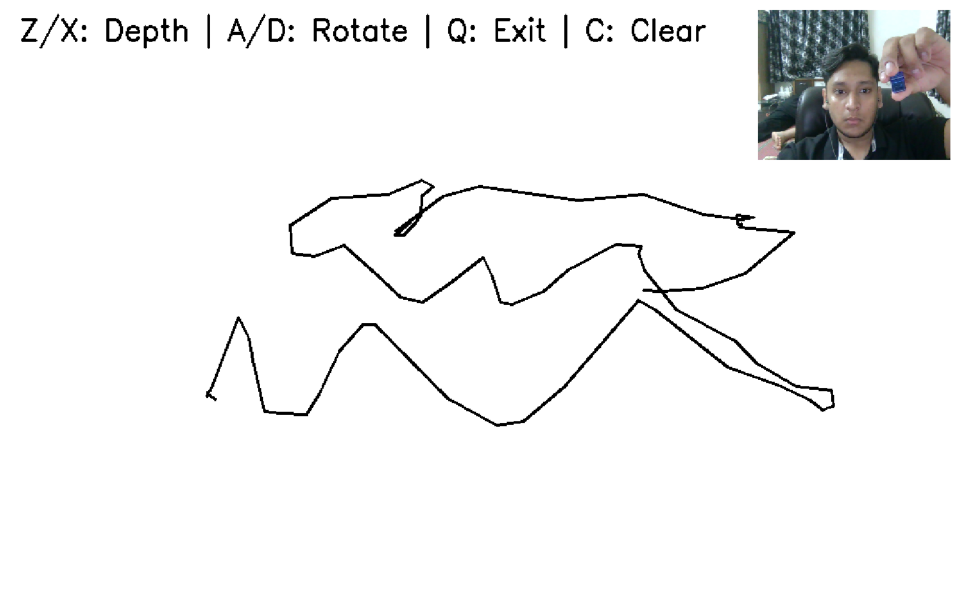
#> input picture assets/air_drawing.png, 1919 x 1199 px, given in place of the camera (shown at 1/2 size)
$ python air_drawing_app.py
#> lines starting #> are read from the running program, lines starting #| are printed output that depends on the picture; after the words box and inside, x2 and y2 are one past the last pixel; in counts of white or black regions, pixels touching at a corner belong together
import cv2
import numpy as np
import math

cap = cv2.VideoCapture(0)

lower_color = np.array([100, 150, 50])
upper_color = np.array([140, 255, 255])

points = []  # (x, y, z)
current_z = 0
angle = 0

screen_h, screen_w = 600, 1000

cv2.namedWindow("3D Drawing", cv2.WND_PROP_FULLSCREEN)
cv2.setWindowProperty("3D Drawing", cv2.WND_PROP_FULLSCREEN, cv2.WINDOW_FULLSCREEN)

canvas = np.ones((screen_h, screen_w, 3), dtype=np.uint8) * 255


def rotate(x, y, z, angle):
    cos_a = math.cos(angle)
    sin_a = math.sin(angle)
    x_new = x * cos_a - z * sin_a
    z_new = x * sin_a + z * cos_a
    return x_new, y, z_new


def project(x, y, z):
    f = 300
    z += 400
    px = int((x * f) / z + screen_w // 2)
    py = int((y * f) / z + screen_h // 2)
    return px, py


while True:
    ret, frame = cap.read()
#> frame is the input picture: shape (1199, 1919, 3); mean B, G, R 242.2, 242.2, 242
    if not ret:
        break

    frame = cv2.flip(frame, 1)
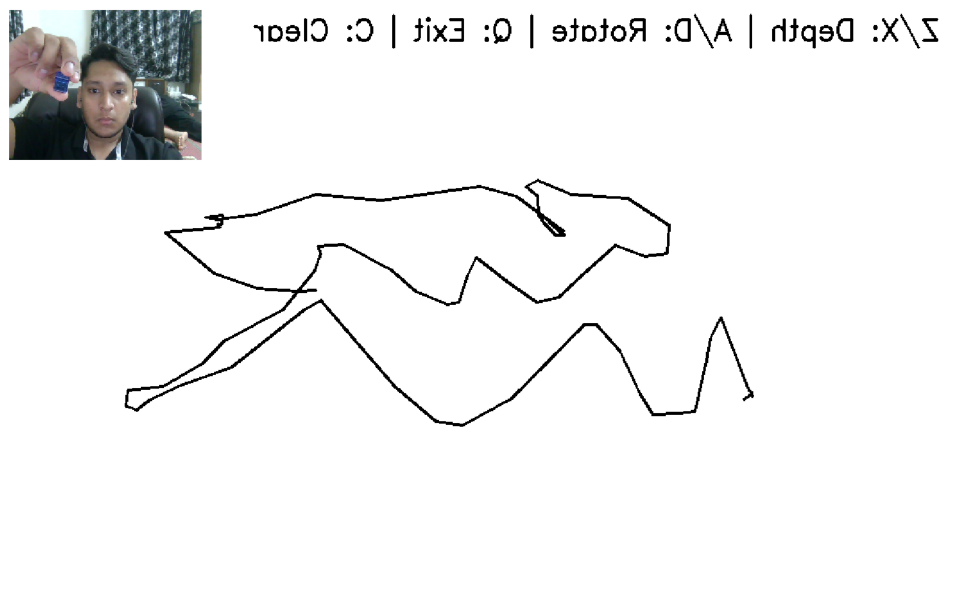
#> frame: shape (1199, 1919, 3) (shown at 1/2 size); mean B, G, R 242.2, 242.2, 242
    frame = cv2.resize(frame, (screen_w, screen_h))
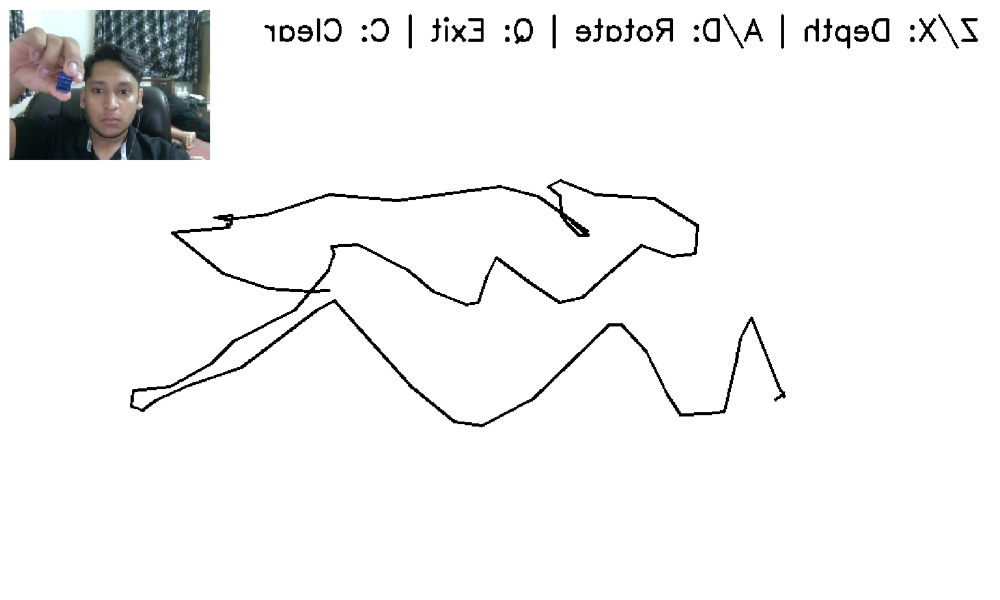
#> frame: shape (600, 1000, 3); mean B, G, R 242.2, 242.2, 242

    hsv = cv2.cvtColor(frame, cv2.COLOR_BGR2HSV)
#> hsv: shape (600, 1000, 3); mean H, S, V 3.8, 3.4, 242.7
    mask = cv2.inRange(hsv, lower_color, upper_color)
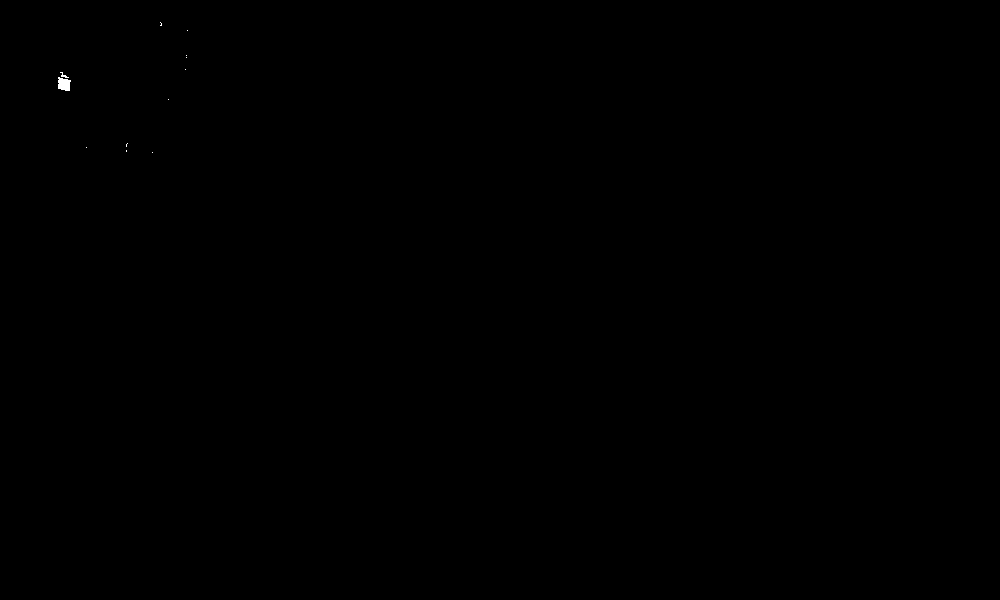
#> mask: shape (600, 1000); 0.03% white; 12 white regions (10 under 20 px)
    mask = cv2.GaussianBlur(mask, (5, 5), 0)

    contours, _ = cv2.findContours(mask, cv2.RETR_TREE, cv2.CHAIN_APPROX_SIMPLE)
#> contours = 9 contours, 5 with area under 20; largest, box (x1, y1, x2, y2) and area: (56, 70, 73, 93) 288, (124, 141, 130, 154) 52, (158, 20, 164, 28) 34, (184, 53, 189, 60) 24

    if contours:
        c = max(contours, key=cv2.contourArea)
#> c = contour of 21 points, box (x1, y1, x2, y2) (56, 70, 73, 93), area 288

        if cv2.contourArea(c) > 500:
            x, y, w, h = cv2.boundingRect(c)
            cx = x + w // 2 - screen_w // 2
            cy = y + h // 2 - screen_h // 2

            points.append((cx, cy, current_z))

            # limit points (important)
            if len(points) > 300:
                points.pop(0)

    canvas[:] = 255

    # Draw all layers
    for i in range(1, len(points)):
        x1, y1, z1 = rotate(*points[i-1], angle)
        x2, y2, z2 = rotate(*points[i], angle)

        p1 = project(x1, y1, z1)
        p2 = project(x2, y2, z2)

        # Create glow layer
        glow_layer = np.zeros_like(canvas)

        for i in range(1, len(points)):
            x1, y1, z1 = rotate(*points[i-1], angle)
            x2, y2, z2 = rotate(*points[i], angle)

            p1 = project(x1, y1, z1)
            p2 = project(x2, y2, z2)

            # 🎨 Neon color (cyan style)
            color = (
                (i * 5) % 256,
                (i * 3) % 256,
                (i * 7) % 256
            )

            # Draw thick line for glow
            cv2.line(glow_layer, p1, p2, color, 6)

        # Blur for glow effect
        glow_layer = cv2.GaussianBlur(glow_layer, (11, 11), 0)

        # Combine glow with canvas
        canvas = cv2.addWeighted(canvas, 1, glow_layer, 0.6, 0)

        # Draw sharp core line
        for i in range(1, len(points)):
            x1, y1, z1 = rotate(*points[i-1], angle)
            x2, y2, z2 = rotate(*points[i], angle)

            p1 = project(x1, y1, z1)
            p2 = project(x2, y2, z2)

            cv2.line(canvas, p1, p2, (0, 0, 0), 2)

    # Camera preview
    preview = cv2.resize(frame, (200, 150))
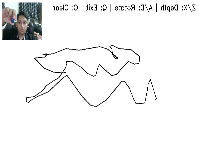
#> preview: shape (150, 200, 3); mean B, G, R 242.2, 242.3, 242.1
    canvas[10:160, screen_w-210:screen_w-10] = preview
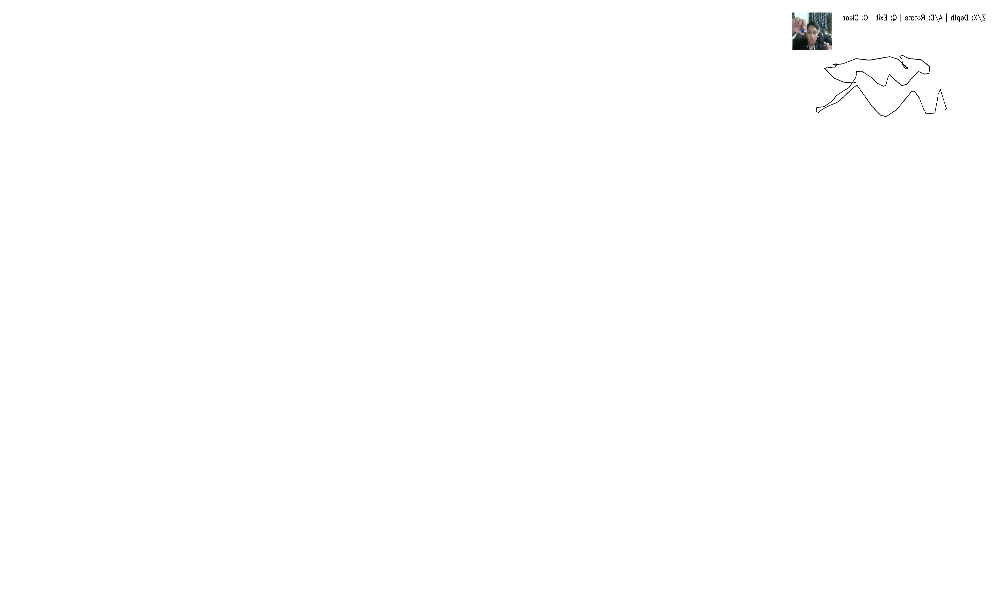
#> canvas: shape (600, 1000, 3); mean B, G, R 254.4, 254.4, 254.4

    cv2.putText(canvas, "Z/X: Depth | A/D: Rotate | Q: Exit | C: Clear", (20, 40),
                cv2.FONT_HERSHEY_SIMPLEX, 1, (0,0,0), 2)
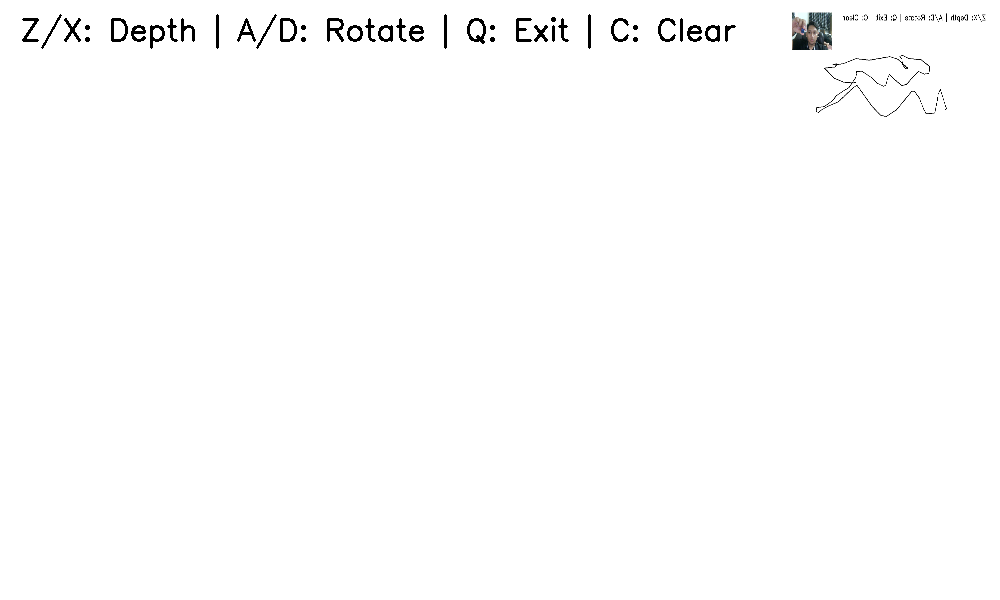
#> canvas: shape (600, 1000, 3); 0.7% of pixels changed, all inside (x1, y1, x2, y2) = (22, 14, 736, 49)

    cv2.imshow("3D Drawing", canvas)

    key = cv2.waitKey(1) & 0xFF
#> (key q is pressed here)

    if key == ord('q'):
        break
    elif key == ord('c'):
        points = []
    elif key == ord('z'):
        current_z += 50
    elif key == ord('x'):
        current_z -= 50
    elif key == ord('a'):
        angle -= 0.1
    elif key == ord('d'):
        angle += 0.1

cap.release()
cv2.destroyAllWindows()
